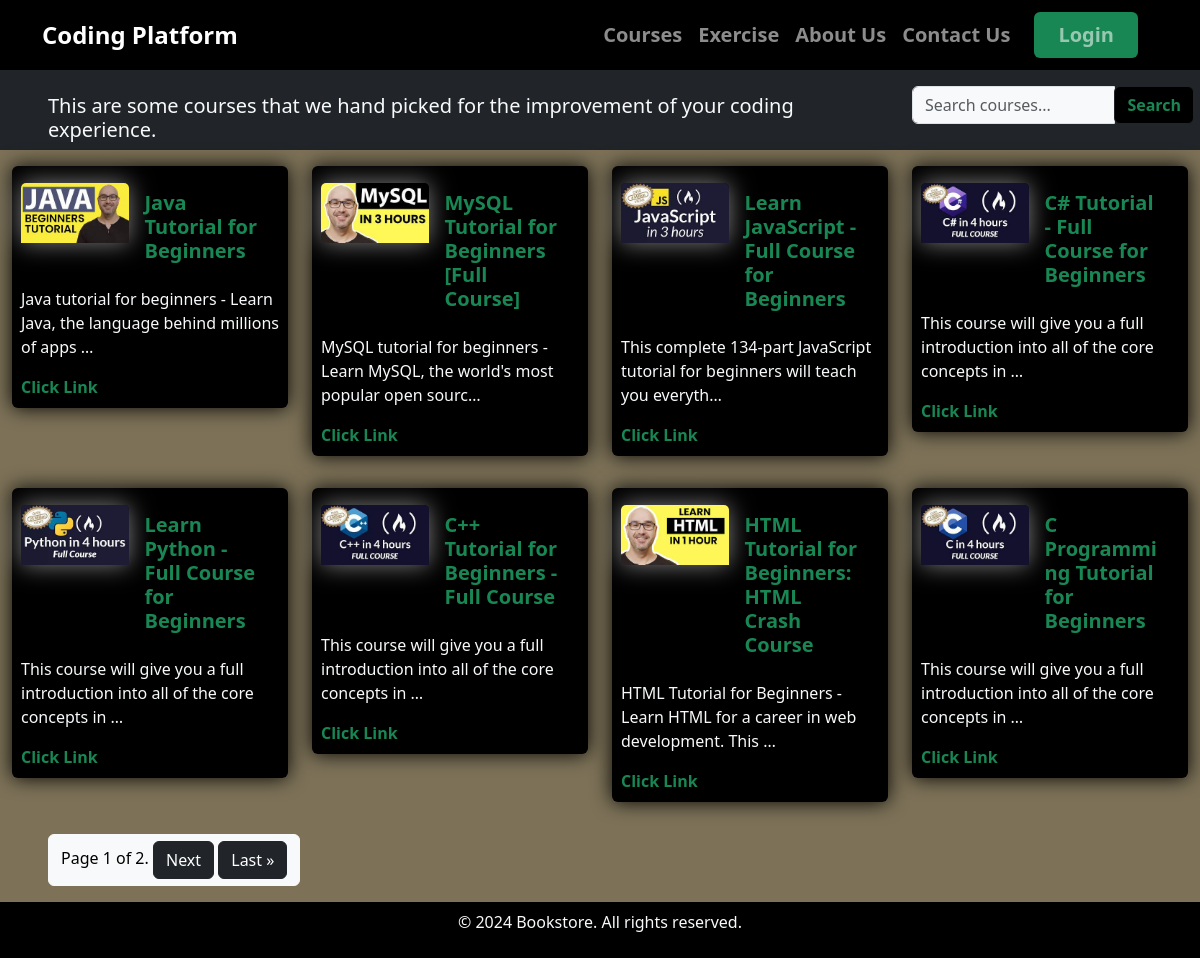
Page /courses/ on the committed database.
### codingChallenge/models.py (models this page shows, shortened)
class Course(models.Model):
    image = models.ImageField(null=True)
    title = models.CharField(max_length=200)
    description = models.TextField()
    link = models.URLField(max_length=200,null=True)

### codingChallenge/views.py (the view)
# urls.py: path('courses/', courses_list, name='courses'),
def courses_list(request):
    search_query = request.GET.get('search_query')
    courses = Course.objects.all()
    if search_query:
        courses = courses.filter(
            Q(title__icontains=search_query) |
            Q(description__icontains=search_query)
        )
    paginator = Paginator(courses, 8)  # Show 8 courses per page
    page_number = request.GET.get('page')
    try:
        courses = paginator.page(page_number)
    except PageNotAnInteger:
        courses = paginator.page(1)
    except EmptyPage:
        courses = paginator.page(paginator.num_pages)
    context = {'courses': courses}
    return render(request,'courses.html', context)

### codingChallenge/templates/courses.html (shortened to what this page needs)
{% extends "base.html" %}
{% block content %}
<div class="clearfix">
    <div class="row bg-dark text-light">
        <h5 class="pt-4 col-8 mx-5">
            This are some courses that we hand picked for the improvement of your coding experience.
        </h5>
        <form class="col-3 my-3" method="GET" action="{% url 'course_view' %}">
            <div class="input-group">
                <input class="form-control bg-light" type="text" name="search_query" placeholder="Search courses..."
                    value="{{ search_query }}">
                <div class="input-group-append">
                    <button class="btn btn-dark text-success fw-bold bg-black" type="submit">Search</button>
                </div>
            </div>
        </form>
    </div>
    <div class="container-fluid">
        <div class="row">
            {% for course in courses %}
            <div class="col-md-3 my-3">
                <div class="card bg-black text-light p-2">
                    <div class="row g-0">
                        <div class="col-md-5">
                            <img class="card-img-top mt-2" src="{{ course.image.url }}" alt="...">
                        </div>
                        <div class="col-md-7">
                            <div class="card-body">
                                <h5 class="card-title fw-semibold"><a class="text-success"
                                        href="{% url 'course_detail' course.id %}">{{ course.title }}</a></h5>
                            </div>
                        </div>
                    </div>
                    <p class="card-text">{{ course.description|truncatechars:80 }}</p>
                    <a href="{{ course.link }}" class="card-link fw-bold text-success">Click Link</a>
                </div>
            </div>
            {% endfor %}
            <div class="pagination px-5 p-3">
                <span class="step-links btn btn-light text-black">
                    <span class="current">
                        Page {{ courses.number }} of {{ courses.paginator.num_pages }}.
                    </span>
                    {% if courses.has_next %}
                    <a class="btn btn-dark" href="?page={{ courses.next_page_number }}">Next</a>
                    <a class="btn btn-dark" href="?page={{ courses.paginator.num_pages }}">Last &raquo;</a>
                    {% endif %}
                </span>
            </div>
        </div>
    </div>
</div>
{% endblock content %}

### codingChallenge/templates/base.html (shortened to what this page needs)
<!DOCTYPE html>
<html lang="en">
<head>
    <link href="https://cdn.jsdelivr.net/npm/bootstrap@5.3.3/dist/css/bootstrap.min.css" rel="stylesheet"
>
</head>
<body>
    <header>
        <nav class="navbar navbar-expand-lg navbar-dark bg-black fw-bold">
            <div class="container">
                <a class="navbar-brand fs-4" href="{% url 'home' %}">Coding Platform</a>
                <div class="collapse navbar-collapse fs-5 m-1" id="navbarNav">
                    <ul class="navbar-nav ms-auto">
                        <li class="nav-item">
                            <a class="nav-link" aria-current="page" href="{% url 'courses' %}">Courses</a>
                        </li>
                        <li class="nav-item">
                            <a class="nav-link" href="{% url 'exercise' %}">Exercise</a>
                        </li>
                        <li class="nav-item">
                            <a class="nav-link" href="{% url 'about' %}">About Us</a>
                        </li>
                        <li class="nav-item">
                            <a class="nav-link" href="{% url 'contact_form' %}">Contact Us</a>
                        </li>
                        {% if request.user.is_authenticated %}
                        <li class="nav-item bg-success rounded mx-3 px-3">
                            <a class="nav-link" href="{% url 'logout' %}">Logout</a>
                        </li>
                        {% else %}
                        <li class="nav-item bg-success rounded mx-3 px-3">
                            <a class="nav-link" href="{% url 'login' %}">Login</a>
                        </li>
                        {% endif %}
                    </ul>
                </div>
            </div>
        </nav>
    </header>
    <main>
        {% block content %}
        {% endblock content %}
    </main>
    <footer class="bg-black text-light p-2">
        <div class="container text-center">
            <p>&copy; 2024 Bookstore. All rights reserved.</p>
        </div>
    </footer>
</body>
</html>

### codingChallenge/templates/base.html (style rules this page uses)
img { box-shadow: 0 0 25px rgba(255, 255, 255, 0.5); }
body { background: rgba(58, 41, 1, 0.655); }
.card { transition: ease-in-out 0.7s; box-shadow: 0 0 20px rgb(0, 0, 0); }
a { text-decoration: none; }

### rows in the picture
Course: image (picture), title "Java Tutorial for Beginners", description "Java tutorial for beginners - Learn Java, the language behind millions of apps …"
Course: image (picture), title "MySQL Tutorial for Beginners [Full Course]", description "MySQL tutorial for beginners - Learn MySQL, the world's most popular open sourc…"
Course: image (picture), title "Learn JavaScript - Full Course for Beginners", description "This complete 134-part JavaScript tutorial for beginners will teach you everyth…"
Course: image (picture), title "C# Tutorial - Full Course for Beginners", description "This course will give you a full introduction into all of the core concepts in …"
Course: image (picture), title "Learn Python - Full Course for Beginners", description "This course will give you a full introduction into all of the core concepts in …"
Course: image (picture), title "C++ Tutorial for Beginners - Full Course", description "This course will give you a full introduction into all of the core concepts in …"
Course: image (picture), title "HTML Tutorial for Beginners: HTML Crash Course", description "HTML Tutorial for Beginners - Learn HTML for a career in web development. This …"
Course: image (picture), title "C Programming Tutorial for Beginners", description "This course will give you a full introduction into all of the core concepts in …"

### other values in the picture
{{ courses.number }} "1"
{{ courses.paginator.num_pages }} "2"
